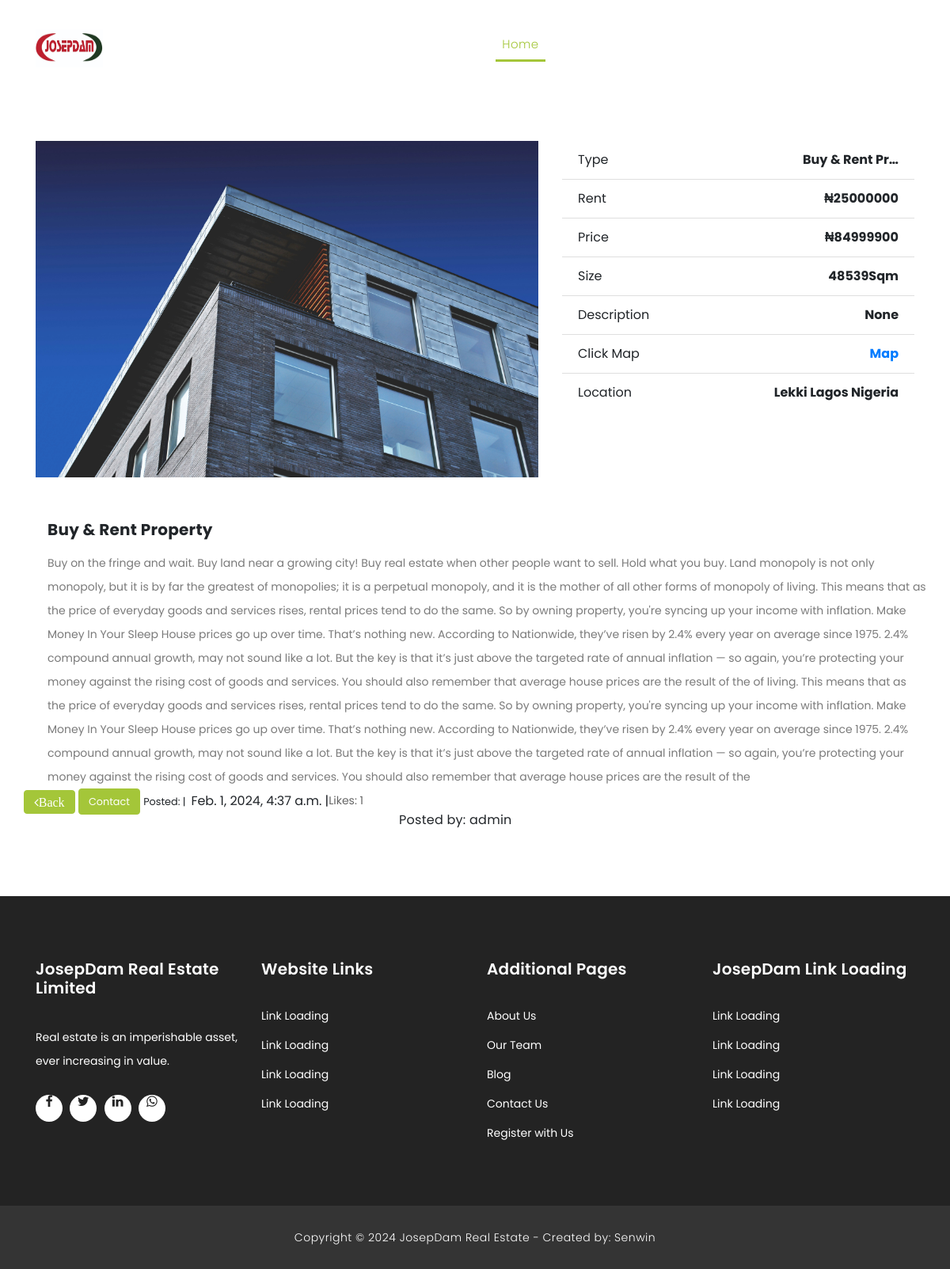
The page /article/5/ on the database its author committed.
### josepdam/models.py (models this page shows, shortened)
class ConstructionPost(models.Model):
    title = models.CharField(max_length=255, blank=True, null=True)
    description = models.TextField()
    slug = models.SlugField (max_length=255)
    img = models.ImageField ( upload_to= 'image/')
    publish_date = models.DateTimeField (auto_now_add= True)
    author = models.ForeignKey(User, on_delete=models.CASCADE)
    price = models.IntegerField()
    rent = models.IntegerField()
    size = models.IntegerField()
    details = models.CharField(max_length = 200,blank=True, null=True)
    location = models.CharField(max_length = 200,blank=True, null=True)
    likes = models.ManyToManyField(User, related_name='blog_posts')
    search = models.ManyToManyField(Search)
    class Meta:
        ordering =['-publish_date']

### josepdam/views.py (the view, shortened to what this page needs)
# urls.py: path('article/<int:pk>/', ArticleDetailView.as_view(), name="detail"),
class ArticleDetailView(DetailView):
    model = ConstructionPost
    template_name = 'josep/article_detail.html'

### templates/josep/article_detail.html (shortened to what this page needs)
{% extends "base.html" %}
{% load static %}
{% block content%}
    <div class="page-headin header-text">
      <div class="container">
        <div class="row">
          <div class="col-md-12">
            <br>
            <a " " class="btn btn-blue"> </a>
          </div>
        </div>
      </div>
    </div>
    <div class="services">
      <div class="container">
        <div class="row">
          <div class="col-md-7">
            <div>
              {% if object.img %}
              <img src="{{ object.img.url }}" alt="" class="img-fluid wc-image">
              {% endif %}
            </div> <br>
          </div>
          <div class="col-md-5">
            <form action="#" method="post" class="form">
              <ul class="list-group list-group-flush">
               <li class="list-group-item">
                    <div class="clearfix">
                         <span class="pull-left">Type</span>
                         <strong class="pull-right">{{ object.title|truncatechars:14 }}</strong>
                    </div>
               </li>
               <li class="list-group-item">
                    <div class="clearfix">
                         <span class="pull-left">Rent</span>
                         <strong class="pull-right"> ₦{{ object.rent }}</strong>
                    </div>
               </li>
               <li class="list-group-item">
                    <div class="clearfix">
                         <span class="pull-left">Price</span>
                         <strong class="pull-right"> ₦{{ object.price }}</strong>
                    </div>
               </li>
               <li class="list-group-item">
                    <div class="clearfix">
                         <span class="pull-left">Size</span>
                         <strong class="pull-right">{{ object.size }}Sqm</strong>
                    </div>
               </li>
               <li class="list-group-item">
                <div class="clearfix">
                     <span class="pull-left">Description</span>
                     <strong class="pull-right">{{ object.details }}</strong>
                </div>
                <li class="list-group-item">
                  <div class="clearfix">
                       <span class="pull-left">Click Map</span>
                       <a href="{% url 'location' %}"> <strong class="pull-right"> Map</strong>
                       </div></a>
                  </li>
           </li>
               <li class="list-group-item">
                <div class="clearfix">
                     <span class="pull-left">Location</span>
                     <strong class="pull-right">{{ object.location }}</strong>
                </div>
           </li>
        </div> <br>
        <div class="tabs-content" style="display: block;">
          <h4>{{ object.title }}</h4>
          <p>{{ object.description|truncatechars:9000 }}</p>
        </div>
        <span>
           <a href="{% url 'home' %}" class="btn btn-primary"><i class="fa fa-angle-left">Back</i></a>
           <a href="{% url 'contact' %}" class="btn btn-primary"y"><small>Contact </small></a>
            <small> Posted:&nbsp;|&nbsp; </small> {{ object.publish_date }} |
        </span>
          <p> Likes: {{ object.like_set.count }}</p>
          <div class="col-lg-3">
            <div class="tabs-content">
              <h4><small>Posted by: {{object.author}}</small></h4>
            </div>
          </div>
        </div>
        <br>
        <br>
        <br>
      </div>
    </div>
{% endblock %}

### static/assets/css/style.css (style rules this page uses)
body { font-family: 'Poppins', sans-serif; overflow-x: hidden; text-rendering: optimizeLegibility; -webkit-font-smoothing: antialiased; -moz-osx-font-smoothing: grayscale; }
p { margin-bottom: 0px; font-size: 14px; color: #666666; line-height: 30px; }
a { text-decoration: none!important; }
ul { padding: 0; margin: 0; list-style: none; }
h1,h2,h3,h4,h5,h6 { margin: 0px; }
*, *:before, *:after { -webkit-box-sizing: border-box; box-sizing: border-box; -webkit-font-smoothing: antialiased; -moz-osx-font-smoothing: grayscale; }
.services { margin-top: 140px; }
.btn-primary { border-color: #a4c639; background-color: #a4c639; }
.tabs-content { margin-left: 30px; text-align: left; display: inline-block; transition: all 0.3s; }
.tabs-content h4 { font-size: 20px; font-weight: 700; letter-spacing: 0.25px; margin-bottom: 15px; margin-top: 30px; }
.tabs-content p { font-size: 14px; color: #7a7a7a; margin-bottom: 0px; }

### rows shown on the page
ConstructionPost: img (picture), title "Buy & Rent Pr…", rent "25000000", price "84999900", size "48539", details "None", location "Lekki Lagos Nigeria", title "Buy & Rent Property", description "Buy on the fringe and wait. Buy land near a growing city! Buy real estate when other people want to sell. Hold what you buy. Land monopoly is not only monopoly, but it is by far the greatest of monopolies; it is a perpetual monopoly, and it is the mother of all other forms of monopoly of living. This means that as the price of everyday goods and services rises, rental prices tend to do the same. So by owning property, you're syncing up your income with inflation. Make Money In Your Sleep House prices go up over time. That’s nothing new. According to Nationwide, they’ve risen by 2.4% every year on average since 1975. 2.4% compound annual growth, may not sound like a lot. But the key is that…", publish_date "Feb. 1, 2024, 4:37 a.m.", like_set.count "1", author "admin"
